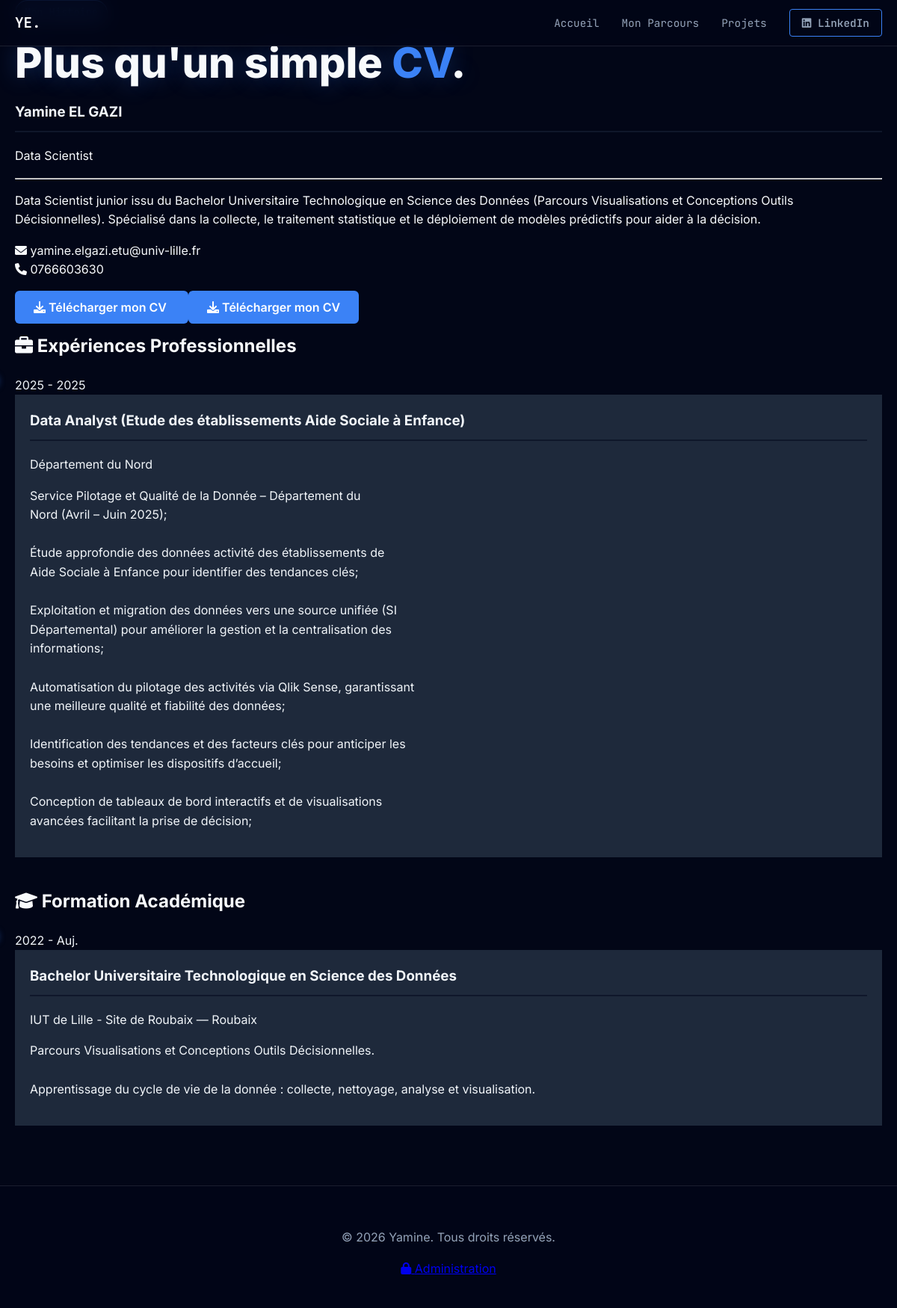
Page /about.php on the committed database.
### tables this page shows
CREATE TABLE `utilisateur` (
  `id_utilisateur` int(11) NOT NULL,
  `nom` varchar(50) NOT NULL,
  `prenom` varchar(50) NOT NULL,
  `email` varchar(100) DEFAULT NULL,
  `telephone` varchar(20) DEFAULT NULL,
  `description` text DEFAULT NULL,
  `avatar` varchar(255) DEFAULT NULL,
  `cv_pdf` varchar(255) DEFAULT NULL,
  `url_linkedin` varchar(255) DEFAULT NULL,
  `password` varchar(255) DEFAULT NULL
);

CREATE TABLE `experience` (
  `id_experience` int(11) NOT NULL,
  `id_utilisateur` int(11) NOT NULL,
  `id_projet` int(11) DEFAULT NULL,
  `titre` varchar(100) NOT NULL,
  `entreprise` varchar(100) NOT NULL,
  `description` text DEFAULT NULL,
  `date_debut` date DEFAULT NULL,
  `date_fin` date DEFAULT NULL,
  `logo` varchar(255) DEFAULT NULL
);

CREATE TABLE `formation` (
  `id_formation` int(11) NOT NULL,
  `id_utilisateur` int(11) NOT NULL,
  `diplome` varchar(100) NOT NULL,
  `ecole` varchar(100) NOT NULL,
  `ville` varchar(100) DEFAULT NULL,
  `description` text DEFAULT NULL,
  `date_debut` date DEFAULT NULL,
  `date_fin` date DEFAULT NULL,
  `fichier` varchar(255) DEFAULT NULL,
  `logo` varchar(255) DEFAULT NULL
);

### config.php (called while the page is built, shortened)
<?php
$host = "localhost";
$dbname = "portfolio";
$username = "root";
$password = "";
try {
    $conn = new PDO("mysql:host=$host;dbname=$dbname;charset=utf8", $username, $password);
    $conn->setAttribute(PDO::ATTR_ERRMODE, PDO::ERRMODE_EXCEPTION);
    $conn->setAttribute(PDO::ATTR_DEFAULT_FETCH_MODE, PDO::FETCH_ASSOC);
} catch(PDOException $e) {
    die("Erreur de connexion : " . $e->getMessage());
}
function executeQuery($sql, $params = []) {
    global $conn;
    try {
        $stmt = $conn->prepare($sql);
        $stmt->execute($params);
        return $stmt;
    } catch (PDOException $e) {
        die("Erreur SQL : " . $e->getMessage());
    }
}
function fetchAll($stmt) {
    return $stmt->fetchAll();
}
function fetchOne($stmt) {
    return $stmt->fetch();
}
?>

### about.php (the view, shortened to what this page needs)
<?php
require_once 'config.php';
$user = fetchOne(executeQuery("SELECT * FROM utilisateur WHERE id_utilisateur = 1"));
$experiences = fetchAll(executeQuery("SELECT * FROM experience WHERE id_utilisateur = 1 ORDER BY date_debut DESC"));
$formations = fetchAll(executeQuery("SELECT * FROM formation WHERE id_utilisateur = 1 ORDER BY date_debut DESC"));
?>
<!DOCTYPE html>
<html lang="fr">
<head>
    <link rel="stylesheet" href="style.css">
    <link rel="stylesheet" href="public_style.css">
    <link rel="stylesheet" href="https://cdnjs.cloudflare.com/ajax/libs/font-awesome/6.0.0/css/all.min.css">
</head>
<body>
    <nav class="public-nav">
        <div class="nav-content">
            <div class="logo"><a href="index.php" style="color:white; text-decoration:none;"><?php echo strtoupper(substr($user['prenom'], 0, 1) . substr($user['nom'], 0, 1)); ?>.</a></div>
            <ul class="nav-links">
                <li><a href="index.php">Accueil</a></li>
                <li><a href="about.php" class="active">Mon Parcours</a></li>
                <li><a href="index.php#projets">Projets</a></li>
                <li>
                <?php if (!empty($user['url_linkedin'])): ?>
                    <a href="<?php echo htmlspecialchars($user['url_linkedin']); ?>" target="_blank" class="btn-cta">
                    <i class="fab fa-linkedin"></i> LinkedIn
                    </a>
                <?php else: ?>
                    <a href="mailto:<?php echo htmlspecialchars($user['email']); ?>" class="btn-cta">
                    <i class="fas fa-envelope"></i> Me Contacter
                    </a>
                <?php endif; ?>
                </li>
            </ul>
        </div>
    </nav>
    <header class="page-header">
        <div class="container">
            <span class="badge-role">Mon Histoire</span>
            <h1>Plus qu'un simple <span class="highlight">CV</span>.</h1>
        </div>
    </header>
    <div class="container section-padding">
        <div class="profile-layout">
            <aside class="profile-sidebar">
                <div class="sidebar-card">
                    <h3><?php echo htmlspecialchars($user['prenom'] . ' ' . $user['nom']); ?></h3>
                    <p class="role-subtitle">Data Scientist</p>
                    <hr class="divider">
                    <p class="bio-text">
                        <?php echo nl2br(htmlspecialchars($user['description'])); ?>
                    </p>
                    <div class="contact-info">
                        <?php if($user['email']): ?>
                            <div class="info-item"><i class="fas fa-envelope"></i> <?php echo htmlspecialchars($user['email']); ?></div>
                        <?php endif; ?>
                        <?php if($user['telephone']): ?>
                            <div class="info-item"><i class="fas fa-phone"></i> <?php echo htmlspecialchars($user['telephone']); ?></div>
                        <?php endif; ?>
                    </div>
                    <div style="margin-top: 25px;">
                        <?php if (!empty($user['cv_pdf'])): ?>
                            <a href="<?php echo htmlspecialchars($user['cv_pdf']); ?>" target="_blank" class="btn btn-primary full-width">
                            <i class="fas fa-download"></i> Télécharger mon CV
                            </a>
                        <?php else: ?>
                            <button class="btn btn-primary full-width" style="opacity: 0.5; cursor: not-allowed;" disabled>
                            <i class="fas fa-file-pdf"></i> CV bientôt disponible
                            </button>
                        <?php endif; ?>
                        <a href="#" class="btn btn-primary full-width"><i class="fas fa-download"></i> Télécharger mon CV</a>
                    </div>
            </aside>
            <main class="profile-content">
                <h2 class="section-title-small"><i class="fas fa-briefcase"></i> Expériences Professionnelles</h2>
                <div class="timeline">
                    <?php foreach ($experiences as $exp): ?>
                        <div class="timeline-item">
                            <div class="timeline-date">
                                <?php
                                    $debut = date('Y', strtotime($exp['date_debut']));
                                    $fin = $exp['date_fin'] ? date('Y', strtotime($exp['date_fin'])) : 'Auj.';
                                    echo "$debut - $fin";
                                ?>
                            </div>
                            <div class="timeline-content">
                                <h3><?php echo htmlspecialchars($exp['titre']); ?></h3>
                                <div class="company-name"><?php echo htmlspecialchars($exp['entreprise']); ?></div>
                                <p><?php echo nl2br(htmlspecialchars($exp['description'])); ?></p>
                            </div>
                        </div>
                    <?php endforeach; ?>
                </div>
                <h2 class="section-title-small mt-5"><i class="fas fa-graduation-cap"></i> Formation Académique</h2>
                <div class="timeline">
                    <?php foreach ($formations as $formation): ?>
                        <div class="timeline-item">
                            <div class="timeline-date">
                                <?php
                                    $debut = date('Y', strtotime($formation['date_debut']));
                                    $fin = $formation['date_fin'] ? date('Y', strtotime($formation['date_fin'])) : 'Auj.';
                                    echo "$debut - $fin";
                                ?>
                            </div>
                            <div class="timeline-content">
                                <h3><?php echo htmlspecialchars($formation['diplome']); ?></h3>
                                <div class="company-name"><?php echo htmlspecialchars($formation['ecole']); ?> — <?php echo htmlspecialchars($formation['ville']); ?></div>
                                <p><?php echo nl2br(htmlspecialchars($formation['description'])); ?></p>
                            </div>
                        </div>
                    <?php endforeach; ?>
                </div>
            </main>
        </div>
    </div>
    <footer class="main-footer">
    <p>© <?php echo date('Y'); ?> <?php echo htmlspecialchars($user['prenom']); ?>. Tous droits réservés.</p>
    <div class="admin-link-container">
        <a href="admin.php" class="admin-discrete-link">
            <i class="fas fa-lock"></i> Administration
        </a>
    </div>
    </footer>
</body>
</html>

### style.css (style rules this page uses)
:root { --primary-color: #3b82f6; --nav-bg: #1e293b; --body-bg: #0f172a; --text-color: #f1f5f9; --border-color: #334155; --card-bg: #1e293b; }
.card, .navbar-container, .modal-content, .project-card, .timeline-content { background-color: var(--nav-bg) !important; color: var(--text-color); }
.nav-link, h3, h4, label, .project-dates, .timeline-date { color: var(--text-color) !important; }
body { font-family: 'Segoe UI', Tahoma, Geneva, Verdana, sans-serif; margin: 0; background-color: var(--body-bg); color: var(--text-color); }
h3 { border-bottom: 2px solid var(--body-bg); padding-bottom: 10px; margin-top: 0; }
.btn { padding: 10px 20px; border: none; border-radius: 5px; cursor: pointer; font-weight: bold; }
.btn-primary { background-color: var(--primary-color); color: white; }
::placeholder { color: #94a3b8; opacity: 0.7; }

### public_style.css (style rules this page uses)
:root { --bg-color: #020617; --glass-bg: rgba(30, 41, 59, 0.6); --glass-border: rgba(255, 255, 255, 0.1); --text-primary: #f8fafc; --text-secondary: #94a3b8; --accent: #3b82f6; --accent-glow: rgba(59, 130, 246, 0.5); --font-main: 'Inter', sans-serif; --font-code: 'JetBrains Mono', monospace; }
html { scroll-behavior: smooth; }
body { background-color: var(--bg-color); color: var(--text-primary); font-family: var(--font-main); margin: 0; line-height: 1.6; overflow-x: hidden; }
.public-nav { position: fixed; top: 0; width: 100%; z-index: 1000; background: rgba(2, 6, 23, 0.8); backdrop-filter: blur(10px); border-bottom: 1px solid var(--glass-border); padding: 15px 0; }
.nav-content { max-width: 1200px; margin: 0 auto; display: flex; justify-content: space-between; align-items: center; padding: 0 20px; }
.logo { font-family: var(--font-code); font-weight: bold; color: var(--accent); font-size: 1.2rem; }
.nav-links { display: flex; gap: 30px; list-style: none; padding: 0; margin: 0; }
.nav-links a { text-decoration: none; color: var(--text-secondary); font-family: var(--font-code); font-size: 0.9rem; transition: 0.3s; }
.btn-cta { border: 1px solid var(--accent); color: var(--accent); padding: 8px 16px; border-radius: 4px; text-decoration: none; font-weight: 600; transition: 0.3s; }
.badge-role { display: inline-block; background: rgba(59, 130, 246, 0.1); color: var(--accent); padding: 5px 12px; border-radius: 20px; font-family: var(--font-code); font-size: 0.85rem; margin-bottom: 20px; border: 1px solid var(--accent); }
h1 { font-size: 3.5rem; line-height: 1.1; margin: 0 0 20px; font-weight: 800; text-shadow: 0 0 30px rgba(59, 130, 246, 0.3); }
.highlight { color: var(--accent); }
.btn-primary { background: var(--accent); color: white; padding: 12px 25px; border-radius: 6px; text-decoration: none; font-weight: 600; transition: 0.3s; }
.container { max-width: 1200px; margin: 0 auto; padding: 0 20px; }
.timeline-item { position: relative; margin-bottom: 40px; }
.timeline-content { padding: 20px; transition: 0.3s; }
.main-footer { padding: 40px 0; text-align: center; border-top: 1px solid var(--glass-border); color: var(--text-secondary); margin-top: 80px; position: relative; z-index: 1; background: rgba(2, 6, 23, 0.8); }

### rows in the picture
utilisateur: prenom+nom "YE", prenom+nom "Yamine EL GAZI", description "Data Scientist junior issu du Bachelor Universitaire Technologique en Science des Données (Parcours Visualisations et Conceptions Outils Décisionnelles). Spécialisé dans la collecte, le traitement statistique et le déploiement de modèles prédictifs pour aider à la décision.", email "yamine.elgazi.etu@univ-lille.fr", telephone "0766603630", prenom "Yamine"
experience: date_debut "2025", date_fin "2025", titre "Data Analyst (Etude des établissements Aide Sociale à Enfance)", entreprise "Département du Nord", description "Service Pilotage et Qualité de la Donnée – Département du Nord (Avril – Juin 2025); Étude approfondie des données activité des établissements de Aide Sociale à Enfance pour identifier des tendances clés; Exploitation et migration des données vers une source unifiée (SI Départemental) pour améliorer la gestion et la centralisation des informations; Automatisation du pilotage des activités via Qlik Sense, garantissant une meilleure qualité et fiabilité des données; Identification des tendances et des facteurs clés pour anticiper les besoins et optimiser les dispositifs d’accueil; Conception de tableaux de bord interactifs et de visualisations avancées facilitant la prise de décision;"
formation: date_debut "2022", date_fin "Auj.", diplome "Bachelor Universitaire Technologique en Science des Données", ecole "IUT de Lille - Site de Roubaix", ville "Roubaix", description "Parcours Visualisations et Conceptions Outils Décisionnelles. Apprentissage du cycle de vie de la donnée : collecte, nettoyage, analyse et visualisation."
